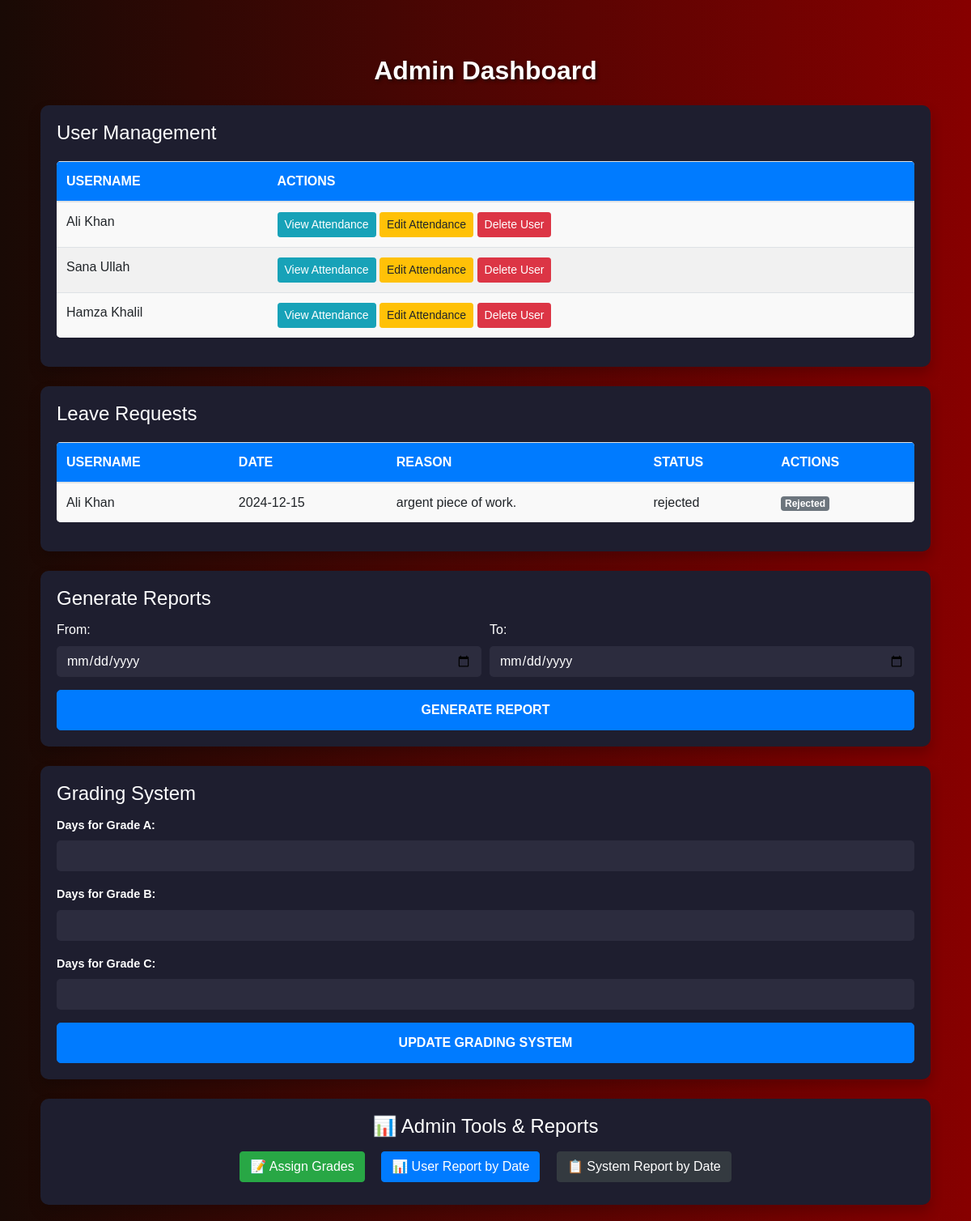
The page /admin_dashboard (signed in) on the database as committed earlier.
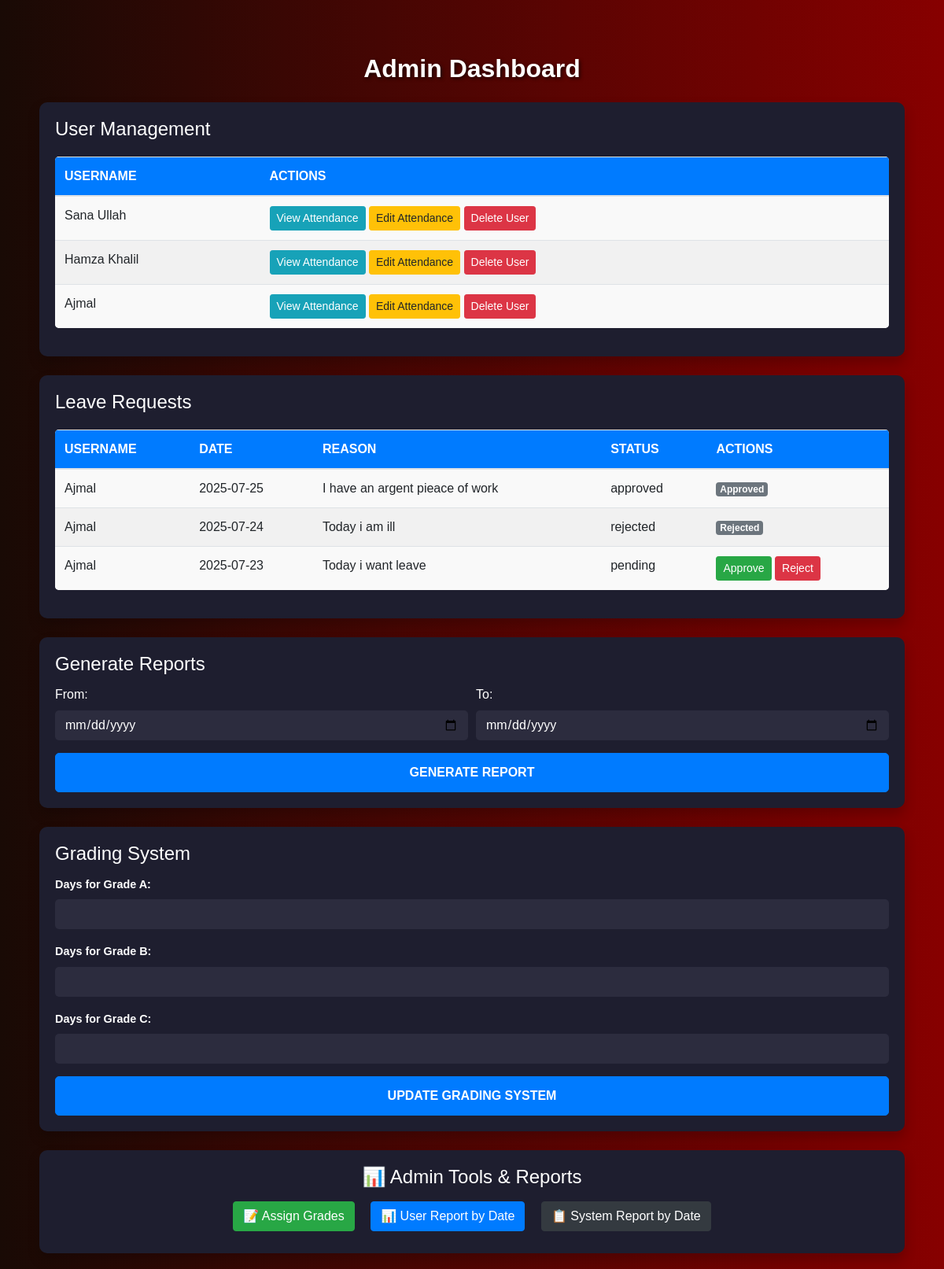
The same page on the database as committed later.
### tables this page shows
CREATE TABLE users (
                        id INTEGER PRIMARY KEY AUTOINCREMENT,
                        username TEXT NOT NULL UNIQUE,
                        email TEXT NOT NULL UNIQUE,
                        password TEXT NOT NULL,
                        role TEXT DEFAULT "user",
                        profile_pic TEXT
                      );

CREATE TABLE leave_requests (
                        id INTEGER PRIMARY KEY AUTOINCREMENT,
                        user_id INTEGER,
                        date TEXT,
                        reason TEXT,
                        status TEXT DEFAULT "pending",
                        FOREIGN KEY (user_id) REFERENCES users (id)
                      );

### app.py (the view)
@app.route('/admin_dashboard')
def admin_dashboard():
    if 'user_id' not in session or session['role'] != 'admin':
        return redirect(url_for('login'))
    with sqlite3.connect("attendance.db") as conn:
        cursor = conn.cursor()
        cursor.execute("SELECT * FROM users WHERE role='user'")
        users = cursor.fetchall()                                          #Leave request
        cursor.execute("SELECT leave_requests.id, users.username, leave_requests.date, leave_requests.reason, leave_requests.status FROM leave_requests JOIN users ON leave_requests.user_id = users.id")
        leave_requests = cursor.fetchall()
    return render_template("admin_dashboard.html", users=users, leave_requests=leave_requests)

### templates/admin_dashboard.html (shortened to what this page needs)
<!DOCTYPE html>
<html lang="en">
<head>
    <link rel="stylesheet" href="https://stackpath.bootstrapcdn.com/bootstrap/4.5.2/css/bootstrap.min.css">
    <link rel="stylesheet" href="/static/style.css">
</head>
<body>
    <div class="container mt-5">
        <h2 class="text-center">Admin Dashboard</h2>
        <div class="card mt-4">
            <div class="card-body">
                <h4 class="card-title">User Management</h4>
                <table class="table table-striped">
                    <thead>
                        <tr>
                            <th>Username</th>
                            <th>Actions</th>
                        </tr>
                    </thead>
                    <tbody>
                        {% for user in users %}
                        <tr>
                            <td>{{ user[1] }}</td>
                            <td>
                                <a href="/view_attendance/{{ user[0] }}" class="btn btn-info btn-sm">View Attendance</a>
                                <a href="/edit_attendance/{{ user[0] }}" class="btn btn-warning btn-sm">Edit Attendance</a>
                                <a href="/delete_user/{{ user[0] }}" class="btn btn-danger btn-sm">Delete User</a>
                            </td>
                        </tr>
                        {% endfor %}
                    </tbody>
                </table>
            </div>
        </div>
        <div class="card mt-4">
            <div class="card-body">
                <h4 class="card-title">Leave Requests</h4>
                <table class="table table-striped">
                    <thead>
                        <tr>
                            <th>Username</th>
                            <th>Date</th>
                            <th>Reason</th>
                            <th>Status</th>
                            <th>Actions</th>
                        </tr>
                    </thead>
                    <tbody>
                        {% for leave in leave_requests %}
                        <tr>
                            <td>{{ leave[1] }}</td>
                            <td>{{ leave[2] }}</td>
                            <td>{{ leave[3] }}</td>
                            <td>{{ leave[4] }}</td>
                            <td>
                                {% if leave[4] == 'pending' %}
                               <a href="/approve_leave/{{ leave[0] }}" class="btn btn-success btn-sm">Approve</a>
                               <a href="/reject_leave/{{ leave[0] }}" class="btn btn-danger btn-sm">Reject</a>
                              {% else %}
                               <span class="badge badge-secondary">{{ leave[4] | capitalize }}</span>
                              {% endif %}
                           </td>
                        </tr>
                        {% endfor %}
                    </tbody>
                </table>
            </div>
        </div>
        <div class="card mt-4">
            <div class="card-body">
                <h4 class="card-title">Generate Reports</h4>
                <form action="{{ url_for('system_report') }}" method="POST">
                    <div class="form-row">
                        <div class="col">
                            <label for="from_date">From:</label>
                            <input type="date" class="form-control" name="from_date" required>
                        </div>
                        <div class="col">
                            <label for="to_date">To:</label>
                            <input type="date" class="form-control" name="to_date" required>
                        </div>
                    </div>
                    <button type="submit" class="btn btn-primary btn-block mt-3">Generate Report</button>
                </form>
            </div>
        </div>
        <div class="card mt-4">
            <div class="card-body">
                <h4 class="card-title">Grading System</h4>
                <form action="{{ url_for('update_grades') }}" method="POST">
                    <div class="form-group">
                        <label for="grade_a">Days for Grade A:</label>
                        <input type="number" class="form-control" name="grade_a" value="{{ grade_a }}" required>
                    </div>
                    <div class="form-group">
                        <label for="grade_b">Days for Grade B:</label>
                        <input type="number" class="form-control" name="grade_b" value="{{ grade_b }}" required>
                    </div>
                    <div class="form-group">
                        <label for="grade_c">Days for Grade C:</label>
                        <input type="number" class="form-control" name="grade_c" value="{{ grade_c }}" required>
                    </div>
                    <button type="submit" class="btn btn-primary btn-block">Update Grading System</button>
                </form>
            </div>
        </div>
        <div class="card mt-4">
            <div class="card-body text-center">
                <h4>📊 Admin Tools & Reports</h4>
                <a href="{{ url_for('assign_grades') }}" class="btn btn-success m-2">📝 Assign Grades</a>
                <a href="{{ url_for('user_report') }}" class="btn btn-primary m-2">📊 User Report by Date</a>
                <a href="{{ url_for('system_report') }}" class="btn btn-dark m-2">📋 System Report by Date</a>
            </div>
        </div>
    </div>
</body>
</html>

### static/style.css (style rules this page uses)
body { font-family: 'Poppins', Arial, sans-serif; background: #870000; background: -webkit-linear-gradient(to right, #190A05, #870000); background: linear-gradient(to right, #190A05, #870000); color: #ffffff; margin: 0; padding: 0; }
.container { margin-top: 50px; padding: 20px; }
h2 { color: #ffffff; font-size: 2rem; font-weight: bold; text-align: center; text-shadow: 2px 2px 4px rgba(0, 0, 0, 0.6); }
.card { border: none; box-shadow: 0 8px 16px rgba(0, 0, 0, 0.2); background-color: #1e1e2f; border-radius: 10px; overflow: hidden; }
.card-body { padding: 20px; color: #ffffff; }
.btn-block { padding: 12px; font-size: 1rem; font-weight: bold; text-transform: uppercase; border-radius: 5px; transition: all 0.3s ease-in-out; color: #ffffff; }
.table { margin-top: 20px; background-color: #ffffff; border-radius: 5px; overflow: hidden; }
.table thead th { background-color: #007bff; color: white; font-size: 1rem; text-transform: uppercase; }
.table-striped tbody tr:nth-of-type(odd) { background-color: #f9f9f9; }
.table-striped tbody tr:nth-of-type(even) { background-color: #f1f1f1; }
.form-group label { color: #ffffff; font-size: 0.9rem; font-weight: bold; }
.form-control { border-radius: 5px; background-color: #2c2c3e; border: none; color: #ffffff; }

Rows that differ between the two databases and show on the page:
removed users: username "Ali Khan"
removed leave_requests: username "Ali Khan", date "2024-12-15", reason "argent piece of work.", status "rejected", status "Rejected"
added users: username "Ajmal"
added leave_requests: username "Ajmal", date "2025-07-25", reason "I have an argent pieace of work", status "approved", status "Approved"
added leave_requests: username "Ajmal", date "2025-07-24", reason "Today i am ill", status "rejected", status "Rejected"
added leave_requests: username "Ajmal", date "2025-07-23", reason "Today i want leave", status "pending"
